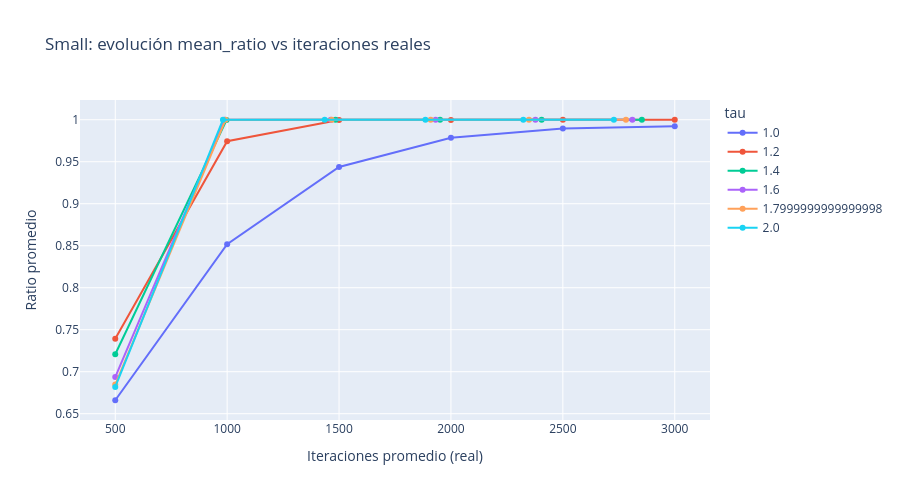
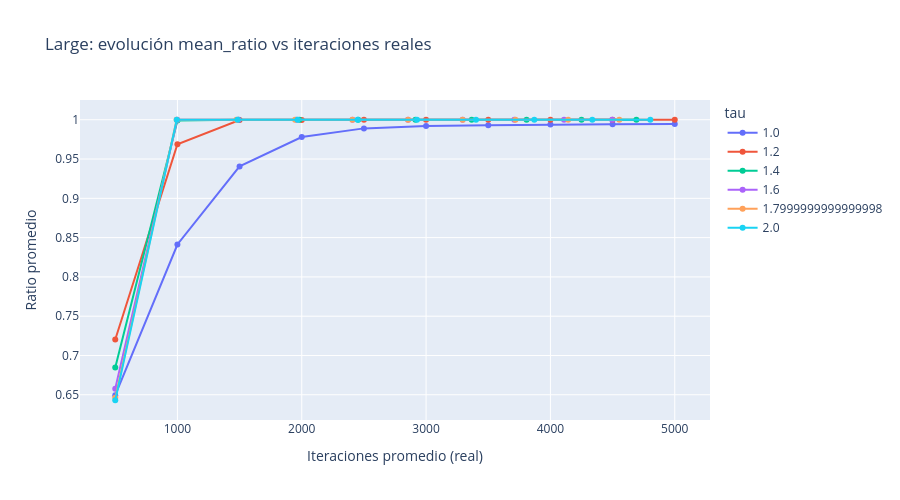
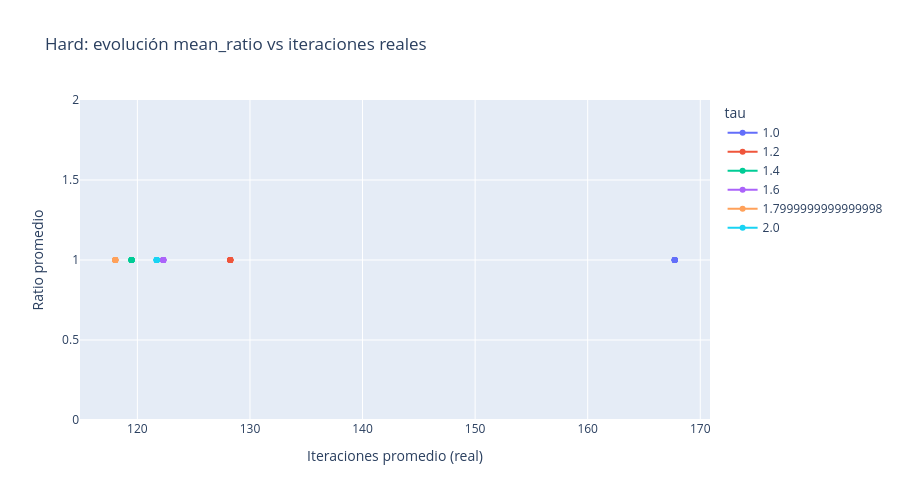

These figures' notebook cell, in order:
### Markdown cell above
## Evolución del ratio vs max_iterations por tau
Se generan gráficos de líneas para comparar la tendencia.

### Code cell
def lines(agg: pd.DataFrame, title: str):
    # Usamos mean_iterations_used en el eje X para ver el costo real
    fig = px.line(agg, x='mean_iterations_used', y='mean_ratio', color='tau', markers=True,
                  title=title, labels={'mean_iterations_used': 'Iteraciones promedio (real)', 'mean_ratio': 'Ratio promedio'})
    fig.update_layout(height=500)
    fig.show()

lines(agg_small, 'Small: evolución mean_ratio vs iteraciones reales')
lines(agg_large, 'Large: evolución mean_ratio vs iteraciones reales')
lines(agg_hard,  'Hard: evolución mean_ratio vs iteraciones reales')

### Figure 1 — Plotly figure (JSON) as saved in the notebook; plotly's stock layout.template omitted (floating-point values rounded to 4 significant figures)
{"data": [{"hovertemplate": "tau=1.0<br>Iteraciones promedio (real)=%{x}<br>Ratio promedio=%{y}<extra></extra>", "legendgroup": "1.0", "line": {"color": "#636efa", "dash": "solid"}, "marker": {"symbol": "circle"}, "mode": "lines+markers", "name": "1.0", "orientation": "v", "showlegend": true, "type": "scatter", "x": [500.0, 1000.0, 1500.0, 2000.0, 2500.0, 3000.0], "xaxis": "x", "y": [0.666, 0.8517, 0.9438, 0.9786, 0.9894, 0.9921], "yaxis": "y"}, {"hovertemplate": "tau=1.2<br>Iteraciones promedio (real)=%{x}<br>Ratio promedio=%{y}<extra></extra>", "legendgroup": "1.2", "line": {"color": "#EF553B", "dash": "solid"}, "marker": {"symbol": "circle"}, "mode": "lines+markers", "name": "1.2", "orientation": "v", "showlegend": true, "type": "scatter", "x": [500.0, 1000.0, 1500.0, 2000.0, 2500.0, 3000.0], "xaxis": "x", "y": [0.7393, 0.9745, 0.9997, 0.9998, 0.9999, 0.9999], "yaxis": "y"}, {"hovertemplate": "tau=1.4<br>Iteraciones promedio (real)=%{x}<br>Ratio promedio=%{y}<extra></extra>", "legendgroup": "1.4", "line": {"color": "#00cc96", "dash": "solid"}, "marker": {"symbol": "circle"}, "mode": "lines+markers", "name": "1.4", "orientation": "v", "showlegend": true, "type": "scatter", "x": [500.0, 997.2, 1484.0, 1951.0, 2405.0, 2853.0], "xaxis": "x", "y": [0.7208, 0.9996, 1.0, 1.0, 1.0, 1.0], "yaxis": "y"}, {"hovertemplate": "tau=1.6<br>Iteraciones promedio (real)=%{x}<br>Ratio promedio=%{y}<extra></extra>", "legendgroup": "1.6", "line": {"color": "#ab63fa", "dash": "solid"}, "marker": {"symbol": "circle"}, "mode": "lines+markers", "name": "1.6", "orientation": "v", "showlegend": true, "type": "scatter", "x": [500.0, 988.0, 1463.0, 1932.0, 2377.0, 2811.0], "xaxis": "x", "y": [0.6936, 1.0, 1.0, 1.0, 1.0, 1.0], "yaxis": "y"}, {"hovertemplate": "tau=1.7999999999999998<br>Iteraciones promedio (real)=%{x}<br>Ratio promedio=%{y}<extra></extra>", "legendgroup": "1.7999999999999998", "line": {"color": "#FFA15A", "dash": "solid"}, "marker": {"symbol": "circle"}, "mode": "lines+markers", "name": "1.7999999999999998", "orientation": "v", "showlegend": true, "type": "scatter", "x": [500.0, 992.8, 1467.0, 1909.0, 2349.0, 2782.0], "xaxis": "x", "y": [0.6847, 1.0, 1.0, 1.0, 1.0, 1.0], "yaxis": "y"}, {"hovertemplate": "tau=2.0<br>Iteraciones promedio (real)=%{x}<br>Ratio promedio=%{y}<extra></extra>", "legendgroup": "2.0", "line": {"color": "#19d3f3", "dash": "solid"}, "marker": {"symbol": "circle"}, "mode": "lines+markers", "name": "2.0", "orientation": "v", "showlegend": true, "type": "scatter", "x": [500.0, 981.2, 1436.0, 1886.0, 2323.0, 2728.0], "xaxis": "x", "y": [0.6818, 1.0, 1.0, 1.0, 1.0, 1.0], "yaxis": "y"}], "layout": {"height": 500, "legend": {"title": {"text": "tau"}, "tracegroupgap": 0}, "title": {"text": "Small: evolución mean_ratio vs iteraciones reales"}, "xaxis": {"anchor": "y", "domain": [0, 1], "title": {"text": "Iteraciones promedio (real)"}}, "yaxis": {"anchor": "x", "domain": [0, 1], "title": {"text": "Ratio promedio"}}}}

### Figure 2 — Plotly figure (JSON) as saved in the notebook; plotly's stock layout.template omitted (floating-point values rounded to 4 significant figures)
{"data": [{"hovertemplate": "tau=1.0<br>Iteraciones promedio (real)=%{x}<br>Ratio promedio=%{y}<extra></extra>", "legendgroup": "1.0", "line": {"color": "#636efa", "dash": "solid"}, "marker": {"symbol": "circle"}, "mode": "lines+markers", "name": "1.0", "orientation": "v", "showlegend": true, "type": "scatter", "x": [500.0, 1000.0, 1500.0, 2000.0, 2500.0, 3000.0, 3500.0, 4000.0, 4500.0, 5000.0], "xaxis": "x", "y": [0.6495, 0.8412, 0.9406, 0.9779, 0.989, 0.9922, 0.993, 0.9941, 0.9943, 0.9947], "yaxis": "y"}, {"hovertemplate": "tau=1.2<br>Iteraciones promedio (real)=%{x}<br>Ratio promedio=%{y}<extra></extra>", "legendgroup": "1.2", "line": {"color": "#EF553B", "dash": "solid"}, "marker": {"symbol": "circle"}, "mode": "lines+markers", "name": "1.2", "orientation": "v", "showlegend": true, "type": "scatter", "x": [500.0, 1000.0, 1500.0, 2000.0, 2500.0, 3000.0, 3500.0, 4000.0, 4500.0, 5000.0], "xaxis": "x", "y": [0.7204, 0.9688, 0.9996, 0.9998, 0.9999, 0.9999, 0.9999, 0.9999, 0.9999, 0.9999], "yaxis": "y"}, {"hovertemplate": "tau=1.4<br>Iteraciones promedio (real)=%{x}<br>Ratio promedio=%{y}<extra></extra>", "legendgroup": "1.4", "line": {"color": "#00cc96", "dash": "solid"}, "marker": {"symbol": "circle"}, "mode": "lines+markers", "name": "1.4", "orientation": "v", "showlegend": true, "type": "scatter", "x": [500.0, 1000.0, 1492.0, 1981.0, 2454.0, 2914.0, 3367.0, 3808.0, 4250.0, 4692.0], "xaxis": "x", "y": [0.6846, 0.999, 1.0, 1.0, 1.0, 1.0, 1.0, 1.0, 1.0, 1.0], "yaxis": "y"}, {"hovertemplate": "tau=1.6<br>Iteraciones promedio (real)=%{x}<br>Ratio promedio=%{y}<extra></extra>", "legendgroup": "1.6", "line": {"color": "#ab63fa", "dash": "solid"}, "marker": {"symbol": "circle"}, "mode": "lines+markers", "name": "1.6", "orientation": "v", "showlegend": true, "type": "scatter", "x": [500.0, 998.5, 1490.0, 1959.0, 2409.0, 2855.0, 3294.0, 3710.0, 4110.0, 4497.0], "xaxis": "x", "y": [0.6578, 0.9999, 1.0, 1.0, 1.0, 1.0, 1.0, 1.0, 1.0, 1.0], "yaxis": "y"}, {"hovertemplate": "tau=1.7999999999999998<br>Iteraciones promedio (real)=%{x}<br>Ratio promedio=%{y}<extra></extra>", "legendgroup": "1.7999999999999998", "line": {"color": "#FFA15A", "dash": "solid"}, "marker": {"symbol": "circle"}, "mode": "lines+markers", "name": "1.7999999999999998", "orientation": "v", "showlegend": true, "type": "scatter", "x": [500.0, 994.0, 1475.0, 1947.0, 2407.0, 2855.0, 3294.0, 3719.0, 4143.0, 4554.0], "xaxis": "x", "y": [0.6461, 1.0, 1.0, 1.0, 1.0, 1.0, 1.0, 1.0, 1.0, 1.0], "yaxis": "y"}, {"hovertemplate": "tau=2.0<br>Iteraciones promedio (real)=%{x}<br>Ratio promedio=%{y}<extra></extra>", "legendgroup": "2.0", "line": {"color": "#19d3f3", "dash": "solid"}, "marker": {"symbol": "circle"}, "mode": "lines+markers", "name": "2.0", "orientation": "v", "showlegend": true, "type": "scatter", "x": [500.0, 994.6, 1483.0, 1966.0, 2450.0, 2927.0, 3402.0, 3870.0, 4337.0, 4804.0], "xaxis": "x", "y": [0.643, 0.9999, 1.0, 1.0, 1.0, 1.0, 1.0, 1.0, 1.0, 1.0], "yaxis": "y"}], "layout": {"height": 500, "legend": {"title": {"text": "tau"}, "tracegroupgap": 0}, "title": {"text": "Large: evolución mean_ratio vs iteraciones reales"}, "xaxis": {"anchor": "y", "domain": [0, 1], "title": {"text": "Iteraciones promedio (real)"}}, "yaxis": {"anchor": "x", "domain": [0, 1], "title": {"text": "Ratio promedio"}}}}

### Figure 3 — Plotly figure (JSON) as saved in the notebook; plotly's stock layout.template omitted (floating-point values rounded to 4 significant figures)
{"data": [{"hovertemplate": "tau=1.0<br>Iteraciones promedio (real)=%{x}<br>Ratio promedio=%{y}<extra></extra>", "legendgroup": "1.0", "line": {"color": "#636efa", "dash": "solid"}, "marker": {"symbol": "circle"}, "mode": "lines+markers", "name": "1.0", "orientation": "v", "showlegend": true, "type": "scatter", "x": [167.7, 167.7, 167.7, 167.7, 167.7, 167.7, 167.7, 167.7, 167.7, 167.7], "xaxis": "x", "y": [1.0, 1.0, 1.0, 1.0, 1.0, 1.0, 1.0, 1.0, 1.0, 1.0], "yaxis": "y"}, {"hovertemplate": "tau=1.2<br>Iteraciones promedio (real)=%{x}<br>Ratio promedio=%{y}<extra></extra>", "legendgroup": "1.2", "line": {"color": "#EF553B", "dash": "solid"}, "marker": {"symbol": "circle"}, "mode": "lines+markers", "name": "1.2", "orientation": "v", "showlegend": true, "type": "scatter", "x": [128.2, 128.2, 128.2, 128.2, 128.2, 128.2, 128.2, 128.2, 128.2, 128.2], "xaxis": "x", "y": [1.0, 1.0, 1.0, 1.0, 1.0, 1.0, 1.0, 1.0, 1.0, 1.0], "yaxis": "y"}, {"hovertemplate": "tau=1.4<br>Iteraciones promedio (real)=%{x}<br>Ratio promedio=%{y}<extra></extra>", "legendgroup": "1.4", "line": {"color": "#00cc96", "dash": "solid"}, "marker": {"symbol": "circle"}, "mode": "lines+markers", "name": "1.4", "orientation": "v", "showlegend": true, "type": "scatter", "x": [119.5, 119.5, 119.5, 119.5, 119.5, 119.5, 119.5, 119.5, 119.5, 119.5], "xaxis": "x", "y": [1.0, 1.0, 1.0, 1.0, 1.0, 1.0, 1.0, 1.0, 1.0, 1.0], "yaxis": "y"}, {"hovertemplate": "tau=1.6<br>Iteraciones promedio (real)=%{x}<br>Ratio promedio=%{y}<extra></extra>", "legendgroup": "1.6", "line": {"color": "#ab63fa", "dash": "solid"}, "marker": {"symbol": "circle"}, "mode": "lines+markers", "name": "1.6", "orientation": "v", "showlegend": true, "type": "scatter", "x": [122.3, 122.3, 122.3, 122.3, 122.3, 122.3, 122.3, 122.3, 122.3, 122.3], "xaxis": "x", "y": [1.0, 1.0, 1.0, 1.0, 1.0, 1.0, 1.0, 1.0, 1.0, 1.0], "yaxis": "y"}, {"hovertemplate": "tau=1.7999999999999998<br>Iteraciones promedio (real)=%{x}<br>Ratio promedio=%{y}<extra></extra>", "legendgroup": "1.7999999999999998", "line": {"color": "#FFA15A", "dash": "solid"}, "marker": {"symbol": "circle"}, "mode": "lines+markers", "name": "1.7999999999999998", "orientation": "v", "showlegend": true, "type": "scatter", "x": [118.0, 118.0, 118.0, 118.0, 118.0, 118.0, 118.0, 118.0, 118.0, 118.0], "xaxis": "x", "y": [1.0, 1.0, 1.0, 1.0, 1.0, 1.0, 1.0, 1.0, 1.0, 1.0], "yaxis": "y"}, {"hovertemplate": "tau=2.0<br>Iteraciones promedio (real)=%{x}<br>Ratio promedio=%{y}<extra></extra>", "legendgroup": "2.0", "line": {"color": "#19d3f3", "dash": "solid"}, "marker": {"symbol": "circle"}, "mode": "lines+markers", "name": "2.0", "orientation": "v", "showlegend": true, "type": "scatter", "x": [121.7, 121.7, 121.7, 121.7, 121.7, 121.7, 121.7, 121.7, 121.7, 121.7], "xaxis": "x", "y": [1.0, 1.0, 1.0, 1.0, 1.0, 1.0, 1.0, 1.0, 1.0, 1.0], "yaxis": "y"}], "layout": {"height": 500, "legend": {"title": {"text": "tau"}, "tracegroupgap": 0}, "title": {"text": "Hard: evolución mean_ratio vs iteraciones reales"}, "xaxis": {"anchor": "y", "domain": [0, 1], "title": {"text": "Iteraciones promedio (real)"}}, "yaxis": {"anchor": "x", "domain": [0, 1], "title": {"text": "Ratio promedio"}}}}
